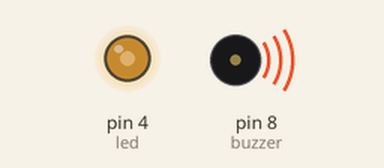
Simulated run of this sketch. Board: Arduino Uno, built with avr-gcc and run on an emulated ATmega328P. On the bench: output pins drawn as LEDs (lit = HIGH), buzzer (waves = sounding). Pins used as bus, display or sensor lines are not drawn.

Above: at 0.1 s.
Timing chart, 0 to 1.6 s (numbered marks = the images above):
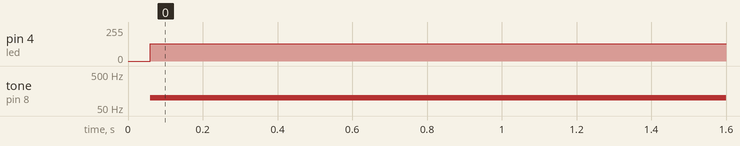

The sketch:

Buzzer_and_LED.ino
```cpp
int buzzer = 8;
int led = 4;

void setup()
{
  pinMode(buzzer, OUTPUT);
  pinMode(led, OUTPUT);
}

void loop()
{
  digitalWrite(buzzer, HIGH);
  digitalWrite(led, HIGH);
  delay(5);
  digitalWrite(buzzer, LOW);
  digitalWrite(led, LOW);
  delay(5);
}
```

Measured:
- by itself, pin 4 (led): 0/255 → 128/255 at 0.06 s
- by itself, tone on pin 8 (buzzer): silent → 100 Hz at 0.06 s
